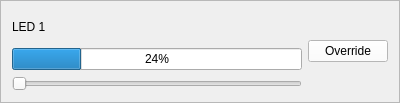
<?xml version="1.0" encoding="UTF-8"?>
<ui version="4.0">
 <class>OutputLEDFrame</class>
 <widget class="QFrame" name="OutputLEDFrame">
  <property name="geometry">
   <rect>
    <x>0</x>
    <y>0</y>
    <width>400</width>
    <height>103</height>
   </rect>
  </property>
  <property name="windowTitle">
   <string>Frame</string>
  </property>
  <property name="frameShape">
   <enum>QFrame::StyledPanel</enum>
  </property>
  <property name="frameShadow">
   <enum>QFrame::Raised</enum>
  </property>
  <layout class="QVBoxLayout" name="verticalLayout">
   <item>
    <layout class="QGridLayout" name="gridLayout">
     <item row="1" column="0">
      <widget class="QProgressBar" name="progressBar">
       <property name="value">
        <number>24</number>
       </property>
      </widget>
     </item>
     <item row="0" column="0">
      <widget class="QLabel" name="labelName">
       <property name="text">
        <string>LED 1</string>
       </property>
      </widget>
     </item>
     <item row="2" column="0">
      <widget class="QSlider" name="slider">
       <property name="maximum">
        <number>100</number>
       </property>
       <property name="orientation">
        <enum>Qt::Horizontal</enum>
       </property>
      </widget>
     </item>
     <item row="0" column="1" rowspan="3">
      <widget class="QPushButton" name="buttonOverride">
       <property name="styleSheet">
        <string notr="true">background-color: rgb(255, 255, 255);</string>
       </property>
       <property name="text">
        <string>Override</string>
       </property>
      </widget>
     </item>
    </layout>
   </item>
  </layout>
 </widget>
 <resources/>
 <connections/>
</ui>
